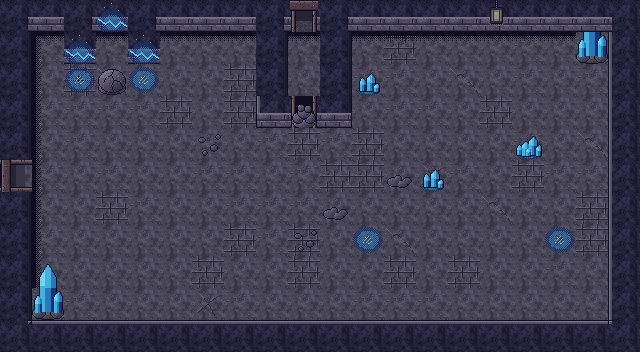

This is a level from a 2D game, rendered from its Tiled map with the project's own tilesets. A one-line summary and the complete map file follow:
An orthogonal 20x11 tile map with 32x32 px tiles, 4 tile layers (Sol, Decor, Murs, Dessus) and 13 objects (2x Sortie, 2x Porte, 2x Spawn, 2x Ennemi, 2x MurFissure, ...).

<map version="1.10" tiledversion="1.12.2" orientation="orthogonal" renderorder="right-down" width="20" height="11" tilewidth="32" tileheight="32" infinite="0" nextlayerid="6" nextobjectid="14">
 <properties>
  <property name="carte_x" type="int" value="3" />
  <property name="carte_y" type="int" value="2" />
  <property name="etage" value="sous_sol" />
 </properties>
 <tileset firstgid="1" source="../tilesets/mine_sous_sol.tsx" />
 <layer id="1" name="Sol" width="20" height="11">
  <data encoding="csv">
1,1,2,1,1,2,2,1,1,1,4,4,1,1,2,1,3,1,1,2,
2,2,1,1,1,1,1,1,2,1,1,1,3,1,1,1,2,1,1,1,
3,1,3,4,1,1,1,3,1,1,2,2,2,1,4,1,2,1,2,3,
3,2,2,2,2,3,1,3,1,1,1,1,2,2,1,3,1,1,1,2,
3,1,2,1,1,1,1,1,2,3,2,3,1,1,1,1,2,1,4,2,
1,2,1,2,1,1,2,2,1,2,3,3,1,5,2,1,3,2,2,1,
2,1,1,3,2,1,1,2,2,2,1,1,1,1,1,4,1,1,3,2,
2,2,1,1,1,1,1,3,2,3,1,1,4,1,1,1,1,5,3,1,
3,1,1,1,1,1,3,1,1,3,1,1,3,1,3,1,1,2,1,2,
2,2,2,1,1,1,5,2,1,1,1,2,2,2,1,1,1,1,1,1,
1,2,4,2,3,5,1,1,1,2,1,1,3,2,1,2,1,1,1,3
</data>
 </layer>
 <layer id="2" name="Decor" width="20" height="11">
  <data encoding="csv">
0,0,0,0,0,0,0,0,0,0,0,0,0,0,0,0,0,0,0,0,
0,15,0,13,0,13,13,13,0,13,0,13,13,13,13,13,13,13,0,0,
0,14,135,0,135,0,0,0,0,0,0,129,0,0,0,0,0,0,0,0,
0,14,0,0,0,0,0,0,0,0,0,0,0,0,0,0,0,0,0,0,
0,14,0,0,0,0,80,0,0,0,0,0,0,0,0,0,130,0,0,0,
0,14,0,0,0,0,0,0,0,0,0,0,16,129,0,0,0,0,0,0,
0,14,0,0,0,0,0,0,0,0,16,0,0,0,0,0,0,0,0,0,
0,14,0,0,0,0,0,0,0,80,0,135,0,0,0,0,0,135,0,0,
0,14,0,0,0,0,0,0,0,0,0,0,0,0,0,0,0,0,0,0,
0,0,0,0,0,0,0,0,0,0,0,0,0,0,0,0,0,0,0,0,
0,0,0,0,0,0,0,0,0,0,0,0,0,0,0,0,0,0,0,0
</data>
 </layer>
 <layer id="3" name="Murs" width="20" height="11">
  <data encoding="csv">
21,17,21,159,21,17,17,17,21,41,21,17,17,17,17,17,17,17,17,22,
19,0,159,0,159,0,0,0,19,0,19,0,0,0,0,0,0,0,132,20,
19,0,0,153,0,0,0,0,19,0,19,0,0,0,0,0,0,0,0,20,
19,0,0,0,0,0,0,0,27,165,28,0,0,0,0,0,0,0,0,20,
19,0,0,0,0,0,0,0,0,0,0,0,0,0,0,0,0,0,0,20,
43,0,0,0,0,0,0,0,0,0,0,0,0,0,0,0,0,0,0,20,
19,0,0,0,0,0,0,0,0,0,0,0,0,0,0,0,0,0,0,20,
19,0,0,0,0,0,0,0,0,0,0,0,0,0,0,0,0,0,0,20,
19,0,0,0,0,0,0,0,0,0,0,0,0,0,0,0,0,0,0,20,
19,132,0,0,0,0,0,0,0,0,0,0,0,0,0,0,0,0,0,20,
23,18,18,18,18,18,18,18,18,18,18,18,18,18,18,18,18,18,18,24
</data>
 </layer>
 <objectgroup id="4" name="Objets">
  <object id="1" type="Sortie" x="0" y="160" width="32" height="32">
   <properties>
    <property name="cible_carte" value="res://scenes/rooms/donjon2_salle_12_room.tscn" />
    <property name="cible_spawn" value="depuis_est" />
    <property name="godot_node_type" value="area" />
   </properties>
  </object>
  <object id="2" type="Porte" x="0" y="160" width="32" height="32">
   <properties>
    <property name="id" value="donjon2_porte_09" />
    <property name="type" value="interrupteur" />
   </properties>
  </object>
  <object id="3" type="Sortie" x="288" y="0" width="32" height="32">
   <properties>
    <property name="cible_carte" value="res://scenes/rooms/donjon2_salle_14_room.tscn" />
    <property name="cible_spawn" value="depuis_sud" />
    <property name="godot_node_type" value="area" />
   </properties>
  </object>
  <object id="4" type="Porte" x="288" y="0" width="32" height="32">
   <properties>
    <property name="id" value="donjon2_porte_08" />
    <property name="type" value="cle" />
   </properties>
  </object>
  <object id="5" type="Spawn" x="304" y="80">
   <properties>
    <property name="id" value="depuis_nord" />
   </properties>
   <point />
  </object>
  <object id="6" type="Spawn" x="80" y="176">
   <properties>
    <property name="id" value="depuis_ouest" />
   </properties>
   <point />
  </object>
  <object id="7" type="Coffre" x="112" y="48">
   <properties>
    <property name="id" value="donjon2_coffre_07" />
    <property name="contenu" value="minerai_etoile" />
    <property name="important" type="bool" value="true" />
   </properties>
   <point />
  </object>
  <object id="8" type="Ennemi" x="464" y="208">
   <properties>
    <property name="type" value="chauve_souris" />
    <property name="variante" value="normal" />
   </properties>
   <point />
  </object>
  <object id="9" type="Ennemi" x="368" y="272">
   <properties>
    <property name="type" value="caillou_rampant" />
    <property name="variante" value="rouge" />
   </properties>
   <point />
  </object>
  <object id="10" type="Ramassable" x="528" y="272">
   <properties>
    <property name="id" value="donjon2_bombes_05" />
    <property name="contenu" value="bombes_5" />
   </properties>
   <point />
  </object>
  <object id="11" type="MurFissure" x="288" y="96" width="32" height="32">
   <properties>
    <property name="id" value="donjon2_mur_08" />
    <property name="apparence" value="eboulis" />
   </properties>
  </object>
  <object id="12" type="MurFissure" x="96" y="64" width="32" height="32">
   <properties>
    <property name="id" value="donjon2_mur_10" />
    <property name="apparence" value="mur" />
   </properties>
  </object>
  <object id="13" name="indice_veine_etoile" x="64" y="32" width="96" height="64">
   <properties>
    <property name="godot_node_type" value="area" />
   </properties>
  </object>
 </objectgroup>
 <layer id="5" name="Dessus" width="20" height="11">
  <data encoding="csv">
0,0,0,0,0,0,0,0,0,45,0,0,0,0,0,120,0,0,0,0,
0,0,0,0,0,0,0,0,0,0,0,0,0,0,0,0,0,0,0,0,
0,0,0,0,0,0,0,0,0,0,0,0,0,0,0,0,0,0,0,0,
0,0,0,0,0,0,0,0,0,0,0,0,0,0,0,0,0,0,0,0,
0,0,0,0,0,0,0,0,0,0,0,0,0,0,0,0,0,0,0,0,
47,0,0,0,0,0,0,0,0,0,0,0,0,0,0,0,0,0,0,0,
0,0,0,0,0,0,0,0,0,0,0,0,0,0,0,0,0,0,0,0,
0,0,0,0,0,0,0,0,0,0,0,0,0,0,0,0,0,0,0,0,
0,133,0,0,0,0,0,0,0,0,0,0,0,0,0,0,0,0,0,0,
0,0,0,0,0,0,0,0,0,0,0,0,0,0,0,0,0,0,0,0,
0,0,0,0,0,0,0,0,0,0,0,0,0,0,0,0,0,0,0,0
</data>
 </layer>
</map>
